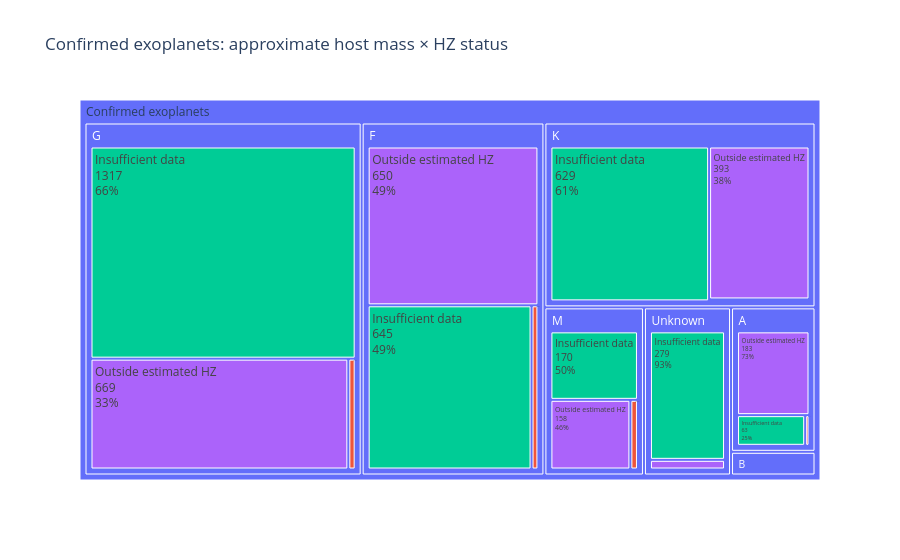

Notebook code for this chart:
### Markdown cell above
## 10 · Interactive Plotly treemap and scatter

The revised treemap summarises counts by approximate stellar mass bin and the three HZ categories, rather than displaying thousands of tiny planet-name boxes. Files are **offline HTML**; download and open in any browser to explore hover and zoom.

- [`interactive_treemap.html`](../figures/interactive_treemap.html)
- [`interactive_stellar_scatter.html`](../figures/interactive_stellar_scatter.html)

### Code cell
# Interactive treemap: display in Jupyter; the static preview below is
# included so GitHub viewers can see the idea even without interactive JS.
import plotly.express as px
plot_data = (summary.stack().reset_index(name='planets')
             .rename(columns={'hz_status':'classification'}))
plot_data = plot_data[plot_data['planets'] > 0]
fig = px.treemap(plot_data,
                 path=[px.Constant('Confirmed exoplanets'),
                       'stellar_mass_bin', 'classification'],
                 values='planets', color='classification',
                 title='Confirmed exoplanets: approximate host mass × HZ status')
fig.update_traces(textinfo='label+value+percent parent')
fig.show()
display(Image(filename=str(ROOT/'figures/08_treemap_static_preview.png'), width=820))

### Figure 1 — Plotly figure (JSON) as saved in the notebook; plotly's stock layout.template omitted (floating-point values rounded to 4 significant figures)
{"data": [{"branchvalues": "total", "customdata": [["(?)"], ["(?)"], ["(?)"], ["(?)"], ["(?)"], ["(?)"], ["(?)"], ["(?)"], ["Inside estimated HZ"], ["Inside estimated HZ"], ["Inside estimated HZ"], ["Inside estimated HZ"], ["Inside estimated HZ"], ["Insufficient data"], ["Insufficient data"], ["Insufficient data"], ["Insufficient data"], ["Insufficient data"], ["Insufficient data"], ["Insufficient data"], ["Outside estimated HZ"], ["Outside estimated HZ"], ["Outside estimated HZ"], ["Outside estimated HZ"], ["Outside estimated HZ"], ["Outside estimated HZ"], ["Outside estimated HZ"]], "domain": {"x": [0.0, 1.0], "y": [0.0, 1.0]}, "hovertemplate": "labels=%{label}<br>planets=%{value}<br>parent=%{parent}<br>id=%{id}<br>classification=%{customdata[0]}<extra></extra>", "ids": ["Confirmed exoplanets", "Confirmed exoplanets/M", "Confirmed exoplanets/K", "Confirmed exoplanets/G", "Confirmed exoplanets/F", "Confirmed exoplanets/A", "Confirmed exoplanets/B", "Confirmed exoplanets/Unknown", "Confirmed exoplanets/A/Inside estimated HZ", "Confirmed exoplanets/F/Inside estimated HZ", "Confirmed exoplanets/G/Inside estimated HZ", "Confirmed exoplanets/K/Inside estimated HZ", "Confirmed exoplanets/M/Inside estimated HZ", "Confirmed exoplanets/Unknown/Insufficient data", "Confirmed exoplanets/M/Insufficient data", "Confirmed exoplanets/K/Insufficient data", "Confirmed exoplanets/G/Insufficient data", "Confirmed exoplanets/F/Insufficient data", "Confirmed exoplanets/A/Insufficient data", "Confirmed exoplanets/B/Insufficient data", "Confirmed exoplanets/K/Outside estimated HZ", "Confirmed exoplanets/Unknown/Outside estimated HZ", "Confirmed exoplanets/G/Outside estimated HZ", "Confirmed exoplanets/F/Outside estimated HZ", "Confirmed exoplanets/A/Outside estimated HZ", "Confirmed exoplanets/M/Outside estimated HZ", "Confirmed exoplanets/B/Outside estimated HZ"], "labels": ["Confirmed exoplanets", "M", "K", "G", "F", "A", "B", "Unknown", "Inside estimated HZ", "Inside estimated HZ", "Inside estimated HZ", "Inside estimated HZ", "Inside estimated HZ", "Insufficient data", "Insufficient data", "Insufficient data", "Insufficient data", "Insufficient data", "Insufficient data", "Insufficient data", "Outside estimated HZ", "Outside estimated HZ", "Outside estimated HZ", "Outside estimated HZ", "Outside estimated HZ", "Outside estimated HZ", "Outside estimated HZ"], "marker": {"colors": ["#636efa", "#636efa", "#636efa", "#636efa", "#636efa", "#636efa", "#636efa", "#636efa", "#EF553B", "#EF553B", "#EF553B", "#EF553B", "#EF553B", "#00cc96", "#00cc96", "#00cc96", "#00cc96", "#00cc96", "#00cc96", "#00cc96", "#ab63fa", "#ab63fa", "#ab63fa", "#ab63fa", "#ab63fa", "#ab63fa", "#ab63fa"]}, "name": "", "parents": ["", "Confirmed exoplanets", "Confirmed exoplanets", "Confirmed exoplanets", "Confirmed exoplanets", "Confirmed exoplanets", "Confirmed exoplanets", "Confirmed exoplanets", "Confirmed exoplanets/A", "Confirmed exoplanets/F", "Confirmed exoplanets/G", "Confirmed exoplanets/K", "Confirmed exoplanets/M", "Confirmed exoplanets/Unknown", "Confirmed exoplanets/M", "Confirmed exoplanets/K", "Confirmed exoplanets/G", "Confirmed exoplanets/F", "Confirmed exoplanets/A", "Confirmed exoplanets/B", "Confirmed exoplanets/K", "Confirmed exoplanets/Unknown", "Confirmed exoplanets/G", "Confirmed exoplanets/F", "Confirmed exoplanets/A", "Confirmed exoplanets/M", "Confirmed exoplanets/B"], "textinfo": "label+value+percent parent", "type": "treemap", "values": [5288.0, 343.0, 1027.0, 2005.0, 1322.0, 250.0, 41.0, 300.0, 4.0, 27.0, 19.0, 5.0, 15.0, 279.0, 170.0, 629.0, 1317.0, 645.0, 63.0, 9.0, 393.0, 21.0, 669.0, 650.0, 183.0, 158.0, 32.0]}], "layout": {"legend": {"tracegroupgap": 0}, "title": {"text": "Confirmed exoplanets: approximate host mass × HZ status"}}}
